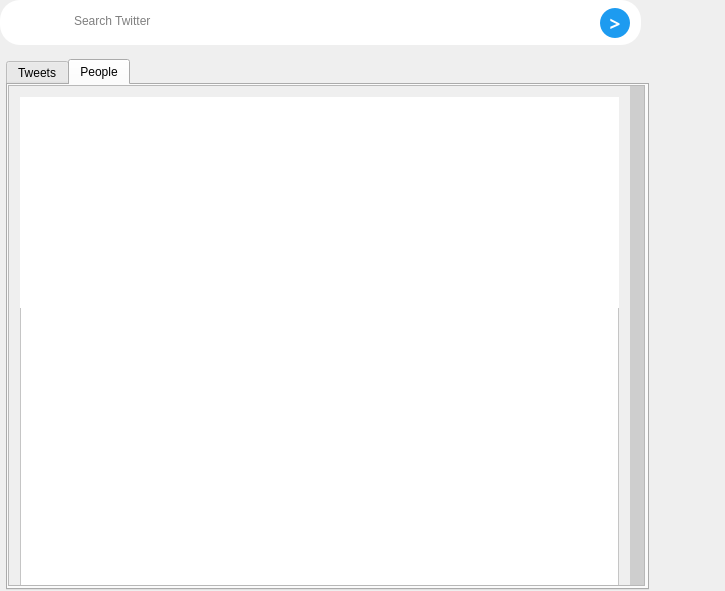
<?xml version="1.0" encoding="UTF-8"?>
<ui version="4.0">
 <class>Search</class>
 <widget class="QWidget" name="Search">
  <property name="geometry">
   <rect>
    <x>0</x>
    <y>0</y>
    <width>725</width>
    <height>591</height>
   </rect>
  </property>
  <property name="sizePolicy">
   <sizepolicy hsizetype="Expanding" vsizetype="Expanding">
    <horstretch>0</horstretch>
    <verstretch>0</verstretch>
   </sizepolicy>
  </property>
  <property name="windowTitle">
   <string>Search</string>
  </property>
  <widget class="QFrame" name="frame">
   <property name="geometry">
    <rect>
     <x>0</x>
     <y>0</y>
     <width>641</width>
     <height>45</height>
    </rect>
   </property>
   <property name="styleSheet">
    <string notr="true">border-radius:20px;
background-color:rgb(255, 255, 255);</string>
   </property>
   <property name="frameShape">
    <enum>QFrame::StyledPanel</enum>
   </property>
   <property name="frameShadow">
    <enum>QFrame::Raised</enum>
   </property>
   <widget class="QTextEdit" name="textEdit">
    <property name="geometry">
     <rect>
      <x>70</x>
      <y>10</y>
      <width>398</width>
      <height>30</height>
     </rect>
    </property>
    <property name="palette">
     <palette>
      <active>
       <colorrole role="Button">
        <brush brushstyle="SolidPattern">
         <color alpha="255">
          <red>255</red>
          <green>255</green>
          <blue>255</blue>
         </color>
        </brush>
       </colorrole>
       <colorrole role="Base">
        <brush brushstyle="SolidPattern">
         <color alpha="255">
          <red>255</red>
          <green>255</green>
          <blue>255</blue>
         </color>
        </brush>
       </colorrole>
       <colorrole role="Window">
        <brush brushstyle="SolidPattern">
         <color alpha="255">
          <red>255</red>
          <green>255</green>
          <blue>255</blue>
         </color>
        </brush>
       </colorrole>
       <colorrole role="Shadow">
        <brush brushstyle="SolidPattern">
         <color alpha="255">
          <red>255</red>
          <green>255</green>
          <blue>255</blue>
         </color>
        </brush>
       </colorrole>
       <colorrole role="Highlight">
        <brush brushstyle="SolidPattern">
         <color alpha="255">
          <red>255</red>
          <green>255</green>
          <blue>255</blue>
         </color>
        </brush>
       </colorrole>
      </active>
      <inactive>
       <colorrole role="Button">
        <brush brushstyle="SolidPattern">
         <color alpha="255">
          <red>255</red>
          <green>255</green>
          <blue>255</blue>
         </color>
        </brush>
       </colorrole>
       <colorrole role="Base">
        <brush brushstyle="SolidPattern">
         <color alpha="255">
          <red>255</red>
          <green>255</green>
          <blue>255</blue>
         </color>
        </brush>
       </colorrole>
       <colorrole role="Window">
        <brush brushstyle="SolidPattern">
         <color alpha="255">
          <red>255</red>
          <green>255</green>
          <blue>255</blue>
         </color>
        </brush>
       </colorrole>
       <colorrole role="Shadow">
        <brush brushstyle="SolidPattern">
         <color alpha="255">
          <red>255</red>
          <green>255</green>
          <blue>255</blue>
         </color>
        </brush>
       </colorrole>
       <colorrole role="Highlight">
        <brush brushstyle="SolidPattern">
         <color alpha="255">
          <red>255</red>
          <green>255</green>
          <blue>255</blue>
         </color>
        </brush>
       </colorrole>
      </inactive>
      <disabled>
       <colorrole role="Button">
        <brush brushstyle="SolidPattern">
         <color alpha="255">
          <red>255</red>
          <green>255</green>
          <blue>255</blue>
         </color>
        </brush>
       </colorrole>
       <colorrole role="Base">
        <brush brushstyle="SolidPattern">
         <color alpha="255">
          <red>255</red>
          <green>255</green>
          <blue>255</blue>
         </color>
        </brush>
       </colorrole>
       <colorrole role="Window">
        <brush brushstyle="SolidPattern">
         <color alpha="255">
          <red>255</red>
          <green>255</green>
          <blue>255</blue>
         </color>
        </brush>
       </colorrole>
       <colorrole role="Shadow">
        <brush brushstyle="SolidPattern">
         <color alpha="255">
          <red>255</red>
          <green>255</green>
          <blue>255</blue>
         </color>
        </brush>
       </colorrole>
       <colorrole role="Highlight">
        <brush brushstyle="SolidPattern">
         <color alpha="255">
          <red>0</red>
          <green>120</green>
          <blue>215</blue>
         </color>
        </brush>
       </colorrole>
      </disabled>
     </palette>
    </property>
    <property name="styleSheet">
     <string notr="true">font: 75 11pt &quot;MS Shell Dlg 2&quot;;
border-color:rgb(255, 255, 255);
border-radius:10px;</string>
    </property>
    <property name="placeholderText">
     <string>Search Twitter</string>
    </property>
   </widget>
   <widget class="QLabel" name="label">
    <property name="geometry">
     <rect>
      <x>20</x>
      <y>10</y>
      <width>31</width>
      <height>31</height>
     </rect>
    </property>
    <property name="text">
     <string/>
    </property>
    <property name="pixmap">
     <pixmap>searchIcon.png</pixmap>
    </property>
   </widget>
   <widget class="QPushButton" name="pushButton_search">
    <property name="geometry">
     <rect>
      <x>600</x>
      <y>8</y>
      <width>30</width>
      <height>30</height>
     </rect>
    </property>
    <property name="maximumSize">
     <size>
      <width>30</width>
      <height>30</height>
     </size>
    </property>
    <property name="palette">
     <palette>
      <active>
       <colorrole role="Button">
        <brush brushstyle="SolidPattern">
         <color alpha="255">
          <red>29</red>
          <green>155</green>
          <blue>240</blue>
         </color>
        </brush>
       </colorrole>
       <colorrole role="Text">
        <brush brushstyle="SolidPattern">
         <color alpha="255">
          <red>255</red>
          <green>255</green>
          <blue>255</blue>
         </color>
        </brush>
       </colorrole>
       <colorrole role="ButtonText">
        <brush brushstyle="SolidPattern">
         <color alpha="255">
          <red>255</red>
          <green>255</green>
          <blue>255</blue>
         </color>
        </brush>
       </colorrole>
       <colorrole role="Base">
        <brush brushstyle="SolidPattern">
         <color alpha="255">
          <red>29</red>
          <green>155</green>
          <blue>240</blue>
         </color>
        </brush>
       </colorrole>
       <colorrole role="Window">
        <brush brushstyle="SolidPattern">
         <color alpha="255">
          <red>29</red>
          <green>155</green>
          <blue>240</blue>
         </color>
        </brush>
       </colorrole>
       <colorrole role="Shadow">
        <brush brushstyle="SolidPattern">
         <color alpha="255">
          <red>255</red>
          <green>255</green>
          <blue>255</blue>
         </color>
        </brush>
       </colorrole>
       <colorrole role="PlaceholderText">
        <brush brushstyle="SolidPattern">
         <color alpha="128">
          <red>255</red>
          <green>255</green>
          <blue>255</blue>
         </color>
        </brush>
       </colorrole>
      </active>
      <inactive>
       <colorrole role="Button">
        <brush brushstyle="SolidPattern">
         <color alpha="255">
          <red>29</red>
          <green>155</green>
          <blue>240</blue>
         </color>
        </brush>
       </colorrole>
       <colorrole role="Text">
        <brush brushstyle="SolidPattern">
         <color alpha="255">
          <red>255</red>
          <green>255</green>
          <blue>255</blue>
         </color>
        </brush>
       </colorrole>
       <colorrole role="ButtonText">
        <brush brushstyle="SolidPattern">
         <color alpha="255">
          <red>255</red>
          <green>255</green>
          <blue>255</blue>
         </color>
        </brush>
       </colorrole>
       <colorrole role="Base">
        <brush brushstyle="SolidPattern">
         <color alpha="255">
          <red>29</red>
          <green>155</green>
          <blue>240</blue>
         </color>
        </brush>
       </colorrole>
       <colorrole role="Window">
        <brush brushstyle="SolidPattern">
         <color alpha="255">
          <red>29</red>
          <green>155</green>
          <blue>240</blue>
         </color>
        </brush>
       </colorrole>
       <colorrole role="Shadow">
        <brush brushstyle="SolidPattern">
         <color alpha="255">
          <red>255</red>
          <green>255</green>
          <blue>255</blue>
         </color>
        </brush>
       </colorrole>
       <colorrole role="PlaceholderText">
        <brush brushstyle="SolidPattern">
         <color alpha="128">
          <red>255</red>
          <green>255</green>
          <blue>255</blue>
         </color>
        </brush>
       </colorrole>
      </inactive>
      <disabled>
       <colorrole role="Button">
        <brush brushstyle="SolidPattern">
         <color alpha="255">
          <red>29</red>
          <green>155</green>
          <blue>240</blue>
         </color>
        </brush>
       </colorrole>
       <colorrole role="Text">
        <brush brushstyle="SolidPattern">
         <color alpha="255">
          <red>120</red>
          <green>120</green>
          <blue>120</blue>
         </color>
        </brush>
       </colorrole>
       <colorrole role="ButtonText">
        <brush brushstyle="SolidPattern">
         <color alpha="255">
          <red>120</red>
          <green>120</green>
          <blue>120</blue>
         </color>
        </brush>
       </colorrole>
       <colorrole role="Base">
        <brush brushstyle="SolidPattern">
         <color alpha="255">
          <red>29</red>
          <green>155</green>
          <blue>240</blue>
         </color>
        </brush>
       </colorrole>
       <colorrole role="Window">
        <brush brushstyle="SolidPattern">
         <color alpha="255">
          <red>29</red>
          <green>155</green>
          <blue>240</blue>
         </color>
        </brush>
       </colorrole>
       <colorrole role="Shadow">
        <brush brushstyle="SolidPattern">
         <color alpha="255">
          <red>255</red>
          <green>255</green>
          <blue>255</blue>
         </color>
        </brush>
       </colorrole>
       <colorrole role="PlaceholderText">
        <brush brushstyle="SolidPattern">
         <color alpha="128">
          <red>0</red>
          <green>0</green>
          <blue>0</blue>
         </color>
        </brush>
       </colorrole>
      </disabled>
     </palette>
    </property>
    <property name="font">
     <font>
      <family>Microsoft Tai Le</family>
      <pointsize>14</pointsize>
      <weight>75</weight>
      <bold>true</bold>
     </font>
    </property>
    <property name="focusPolicy">
     <enum>Qt::StrongFocus</enum>
    </property>
    <property name="styleSheet">
     <string notr="true">QPushButton#pushButton_search{
background-color:rgb(29,155,240);
border-radius:15px;
}

QPushButton#pushButton_search:hover {
    background-color: rgb(26,140,216);
    border-radius:15px;
}
</string>
    </property>
    <property name="text">
     <string>&gt;</string>
    </property>
   </widget>
  </widget>
  <widget class="QTabWidget" name="tabWidget">
   <property name="geometry">
    <rect>
     <x>6</x>
     <y>59</y>
     <width>643</width>
     <height>531</height>
    </rect>
   </property>
   <property name="styleSheet">
    <string notr="true">font: 75 11pt &quot;MS Shell Dlg 2&quot;;</string>
   </property>
   <property name="tabPosition">
    <enum>QTabWidget::North</enum>
   </property>
   <property name="tabShape">
    <enum>QTabWidget::Rounded</enum>
   </property>
   <property name="currentIndex">
    <number>1</number>
   </property>
   <property name="iconSize">
    <size>
     <width>50</width>
     <height>50</height>
    </size>
   </property>
   <property name="elideMode">
    <enum>Qt::ElideNone</enum>
   </property>
   <widget class="QWidget" name="tweets">
    <property name="styleSheet">
     <string notr="true">font: 75 11pt &quot;MS Shell Dlg 2&quot;;</string>
    </property>
    <attribute name="title">
     <string>Tweets</string>
    </attribute>
    <widget class="QScrollArea" name="scrollArea_tweets">
     <property name="geometry">
      <rect>
       <x>0</x>
       <y>0</y>
       <width>637</width>
       <height>501</height>
      </rect>
     </property>
     <property name="styleSheet">
      <string notr="true">  QScrollBar:vertical {
	background-color: rgb(206, 206, 206);
    width: 14px;
    margin: 15px 0 15px 0;
 }

QScrollBar::handle:vertical {	
	background-color: rgb(206, 206, 206);
	min-height: 30px;
	border-radius: 7px;
}

QScrollBar::handle:vertical:hover{	
	background-color: rgb(193, 193, 193);
}
QScrollBar::handle:vertical:pressed {	
	background-color: rgb(165, 165, 165);
}

QScrollBar::sub-line:vertical {
	background-color: rgb(206, 206, 206);
	height: 15px;
	subcontrol-position: top;
	subcontrol-origin: margin;
}

QScrollBar::sub-line:vertical:hover {
	background-color: rgb(193, 193, 193);
}

QScrollBar::sub-line:vertical:pressed {	
	background-color: rgb(165, 165, 165);
}

QScrollBar::add-line:vertical {
	background-color: rgb(206, 206, 206);
	height: 15px;
	subcontrol-position: bottom;
	subcontrol-origin: margin;
}

QScrollBar::add-line:vertical:hover {
	background-color: rgb(193, 193, 193);
}

QScrollBar::add-line:vertical:pressed {	
	background-color: rgb(165, 165, 165);
}
</string>
     </property>
     <property name="widgetResizable">
      <bool>true</bool>
     </property>
     <widget class="QWidget" name="scrollAreaWidgetContents_4">
      <property name="geometry">
       <rect>
        <x>0</x>
        <y>0</y>
        <width>621</width>
        <height>1022</height>
       </rect>
      </property>
      <property name="sizePolicy">
       <sizepolicy hsizetype="Preferred" vsizetype="Preferred">
        <horstretch>0</horstretch>
        <verstretch>0</verstretch>
       </sizepolicy>
      </property>
      <property name="styleSheet">
       <string notr="true"> QScrollBar:vertical {
	background-color: rgb(206, 206, 206);
    width: 14px;
    margin: 15px 0 15px 0;
 }

QScrollBar::handle:vertical {	
	background-color: rgb(206, 206, 206);
	min-height: 30px;
	border-radius: 7px;
}

QScrollBar::handle:vertical:hover{	
	background-color: rgb(193, 193, 193);
}
QScrollBar::handle:vertical:pressed {	
	background-color: rgb(165, 165, 165);
}

QScrollBar::sub-line:vertical {
	background-color: rgb(206, 206, 206);
	height: 15px;
	subcontrol-position: top;
	subcontrol-origin: margin;
}

QScrollBar::sub-line:vertical:hover {
	background-color: rgb(193, 193, 193);
}

QScrollBar::sub-line:vertical:pressed {	
	background-color: rgb(165, 165, 165);
}

QScrollBar::add-line:vertical {
	background-color: rgb(206, 206, 206);
	height: 15px;
	subcontrol-position: bottom;
	subcontrol-origin: margin;
}

QScrollBar::add-line:vertical:hover {
	background-color: rgb(193, 193, 193);
}

QScrollBar::add-line:vertical:pressed {	
	background-color: rgb(165, 165, 165);
}
</string>
      </property>
      <layout class="QVBoxLayout" name="verticalLayout_5">
       <item>
        <widget class="QFrame" name="frame_4">
         <property name="minimumSize">
          <size>
           <width>500</width>
           <height>1000</height>
          </size>
         </property>
         <property name="styleSheet">
          <string notr="true">background-color: rgb(255, 255, 255);</string>
         </property>
         <property name="frameShape">
          <enum>QFrame::StyledPanel</enum>
         </property>
         <property name="frameShadow">
          <enum>QFrame::Raised</enum>
         </property>
         <widget class="QWidget" name="verticalLayoutWidget_4">
          <property name="geometry">
           <rect>
            <x>0</x>
            <y>0</y>
            <width>601</width>
            <height>971</height>
           </rect>
          </property>
          <layout class="QVBoxLayout" name="verticalLayout_tweets"/>
         </widget>
        </widget>
       </item>
      </layout>
     </widget>
    </widget>
   </widget>
   <widget class="QWidget" name="people">
    <attribute name="title">
     <string>People</string>
    </attribute>
    <widget class="QScrollArea" name="scrollArea_people">
     <property name="geometry">
      <rect>
       <x>0</x>
       <y>0</y>
       <width>637</width>
       <height>501</height>
      </rect>
     </property>
     <property name="styleSheet">
      <string notr="true">  QScrollBar:vertical {
	background-color: rgb(206, 206, 206);
    width: 14px;
    margin: 15px 0 15px 0;
 }

QScrollBar::handle:vertical {	
	background-color: rgb(206, 206, 206);
	min-height: 30px;
	border-radius: 7px;
}

QScrollBar::handle:vertical:hover{	
	background-color: rgb(193, 193, 193);
}
QScrollBar::handle:vertical:pressed {	
	background-color: rgb(165, 165, 165);
}

QScrollBar::sub-line:vertical {
	background-color: rgb(206, 206, 206);
	height: 15px;
	subcontrol-position: top;
	subcontrol-origin: margin;
}

QScrollBar::sub-line:vertical:hover {
	background-color: rgb(193, 193, 193);
}

QScrollBar::sub-line:vertical:pressed {	
	background-color: rgb(165, 165, 165);
}

QScrollBar::add-line:vertical {
	background-color: rgb(206, 206, 206);
	height: 15px;
	subcontrol-position: bottom;
	subcontrol-origin: margin;
}

QScrollBar::add-line:vertical:hover {
	background-color: rgb(193, 193, 193);
}

QScrollBar::add-line:vertical:pressed {	
	background-color: rgb(165, 165, 165);
}
</string>
     </property>
     <property name="widgetResizable">
      <bool>true</bool>
     </property>
     <widget class="QWidget" name="scrollAreaWidgetContents_3">
      <property name="geometry">
       <rect>
        <x>0</x>
        <y>0</y>
        <width>621</width>
        <height>1022</height>
       </rect>
      </property>
      <property name="sizePolicy">
       <sizepolicy hsizetype="Expanding" vsizetype="Expanding">
        <horstretch>0</horstretch>
        <verstretch>0</verstretch>
       </sizepolicy>
      </property>
      <property name="styleSheet">
       <string notr="true"> QScrollBar:vertical {
	background-color: rgb(206, 206, 206);
    width: 14px;
    margin: 15px 0 15px 0;
 }

QScrollBar::handle:vertical {	
	background-color: rgb(206, 206, 206);
	min-height: 30px;
	border-radius: 7px;
}

QScrollBar::handle:vertical:hover{	
	background-color: rgb(193, 193, 193);
}
QScrollBar::handle:vertical:pressed {	
	background-color: rgb(165, 165, 165);
}

QScrollBar::sub-line:vertical {
	background-color: rgb(206, 206, 206);
	height: 15px;
	subcontrol-position: top;
	subcontrol-origin: margin;
}

QScrollBar::sub-line:vertical:hover {
	background-color: rgb(193, 193, 193);
}

QScrollBar::sub-line:vertical:pressed {	
	background-color: rgb(165, 165, 165);
}

QScrollBar::add-line:vertical {
	background-color: rgb(206, 206, 206);
	height: 15px;
	subcontrol-position: bottom;
	subcontrol-origin: margin;
}

QScrollBar::add-line:vertical:hover {
	background-color: rgb(193, 193, 193);
}

QScrollBar::add-line:vertical:pressed {	
	background-color: rgb(165, 165, 165);
}
</string>
      </property>
      <layout class="QVBoxLayout" name="verticalLayout_4">
       <item>
        <widget class="QFrame" name="frame_3">
         <property name="minimumSize">
          <size>
           <width>500</width>
           <height>1000</height>
          </size>
         </property>
         <property name="styleSheet">
          <string notr="true">background-color: rgb(255, 255, 255);</string>
         </property>
         <property name="frameShape">
          <enum>QFrame::StyledPanel</enum>
         </property>
         <property name="frameShadow">
          <enum>QFrame::Raised</enum>
         </property>
         <widget class="QWidget" name="verticalLayoutWidget_3">
          <property name="geometry">
           <rect>
            <x>0</x>
            <y>0</y>
            <width>601</width>
            <height>211</height>
           </rect>
          </property>
          <layout class="QVBoxLayout" name="verticalLayout_people">
           <property name="spacing">
            <number>6</number>
           </property>
           <property name="sizeConstraint">
            <enum>QLayout::SetNoConstraint</enum>
           </property>
           <property name="leftMargin">
            <number>10</number>
           </property>
          </layout>
         </widget>
        </widget>
       </item>
      </layout>
     </widget>
    </widget>
   </widget>
  </widget>
 </widget>
 <layoutdefault spacing="6" margin="11"/>
 <resources/>
 <connections/>
</ui>
